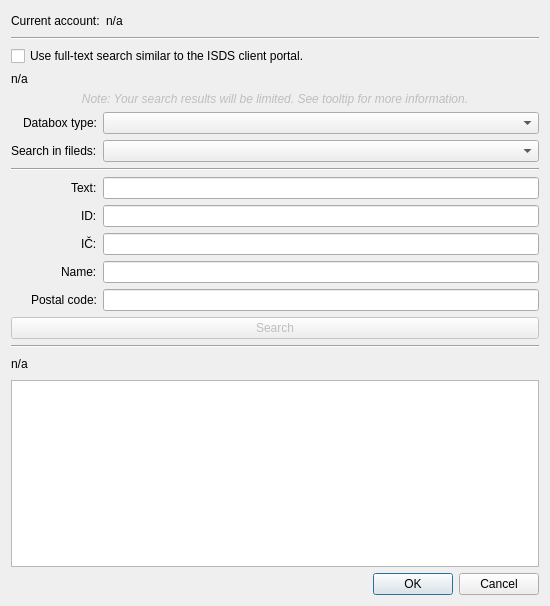
<?xml version="1.0" encoding="UTF-8"?>
<ui version="4.0">
 <class>DsSearch</class>
 <widget class="QDialog" name="DsSearch">
  <property name="geometry">
   <rect>
    <x>0</x>
    <y>0</y>
    <width>550</width>
    <height>606</height>
   </rect>
  </property>
  <property name="windowTitle">
   <string>Search recipient</string>
  </property>
  <property name="windowIcon">
   <iconset resource="../../../res/resources.qrc">
    <normaloff>:/icons/3party/plus_16.png</normaloff>:/icons/3party/plus_16.png</iconset>
  </property>
  <layout class="QVBoxLayout" name="verticalLayout">
   <item>
    <layout class="QHBoxLayout" name="horizontalLayout_2">
     <item>
      <widget class="QLabel" name="labelAccount">
       <property name="text">
        <string>Current account:</string>
       </property>
      </widget>
     </item>
     <item>
      <widget class="QLabel" name="accountInfo">
       <property name="text">
        <string>n/a</string>
       </property>
      </widget>
     </item>
     <item>
      <spacer name="horizontalSpacer">
       <property name="orientation">
        <enum>Qt::Horizontal</enum>
       </property>
       <property name="sizeHint" stdset="0">
        <size>
         <width>40</width>
         <height>20</height>
        </size>
       </property>
      </spacer>
     </item>
    </layout>
   </item>
   <item>
    <widget class="Line" name="line_3">
     <property name="orientation">
      <enum>Qt::Horizontal</enum>
     </property>
    </widget>
   </item>
   <item>
    <layout class="QVBoxLayout" name="verticalLayout_2">
     <item>
      <widget class="QCheckBox" name="useFulltextCheckBox">
       <property name="text">
        <string>Use full-text search similar to the ISDS client portal.</string>
       </property>
      </widget>
     </item>
     <item>
      <widget class="QLabel" name="labelSearchDescr">
       <property name="text">
        <string>n/a</string>
       </property>
      </widget>
     </item>
     <item>
      <widget class="QLabel" name="labelSearchInfo">
       <property name="enabled">
        <bool>false</bool>
       </property>
       <property name="font">
        <font>
         <italic>true</italic>
        </font>
       </property>
       <property name="toolTip">
        <string>Your account is not of type OVM or ne-OVM. You have Post Data Messages activated.
This means you can only search for accounts of type OVM and accounts
that have Post Data Messages delivery activated.
Because of this limitation the results of your current search might not 
contain all otherwise matching databoxes.</string>
       </property>
       <property name="text">
        <string>Note: Your search results will be limited. See tooltip for more information.</string>
       </property>
       <property name="alignment">
        <set>Qt::AlignCenter</set>
       </property>
      </widget>
     </item>
    </layout>
   </item>
   <item>
    <layout class="QFormLayout" name="formLayout">
     <property name="fieldGrowthPolicy">
      <enum>QFormLayout::AllNonFixedFieldsGrow</enum>
     </property>
     <property name="labelAlignment">
      <set>Qt::AlignRight|Qt::AlignTrailing|Qt::AlignVCenter</set>
     </property>
     <item row="0" column="0">
      <widget class="QLabel" name="dataBoxTypeLabel">
       <property name="text">
        <string>Databox type:</string>
       </property>
      </widget>
     </item>
     <item row="0" column="1">
      <widget class="QComboBox" name="dataBoxTypeCBox"/>
     </item>
     <item row="1" column="0">
      <widget class="QLabel" name="fulltextTargetLabel">
       <property name="text">
        <string>Search in fileds:</string>
       </property>
      </widget>
     </item>
     <item row="1" column="1">
      <widget class="QComboBox" name="fulltextTargetCBox"/>
     </item>
     <item row="2" column="0" colspan="2">
      <widget class="Line" name="line">
       <property name="orientation">
        <enum>Qt::Horizontal</enum>
       </property>
      </widget>
     </item>
     <item row="3" column="0">
      <widget class="QLabel" name="textLineLabel">
       <property name="text">
        <string>Text:</string>
       </property>
      </widget>
     </item>
     <item row="3" column="1">
      <widget class="QLineEdit" name="textLineEdit"/>
     </item>
     <item row="4" column="0">
      <widget class="QLabel" name="iDLineLabel">
       <property name="text">
        <string>ID:</string>
       </property>
      </widget>
     </item>
     <item row="4" column="1">
      <widget class="QLineEdit" name="iDLineEdit"/>
     </item>
     <item row="5" column="0">
      <widget class="QLabel" name="iCLineLabel">
       <property name="text">
        <string>IČ:</string>
       </property>
      </widget>
     </item>
     <item row="5" column="1">
      <widget class="QLineEdit" name="iCLineEdit"/>
     </item>
     <item row="6" column="0">
      <widget class="QLabel" name="nameLineLabel">
       <property name="text">
        <string>Name:</string>
       </property>
      </widget>
     </item>
     <item row="6" column="1">
      <widget class="QLineEdit" name="nameLineEdit"/>
     </item>
     <item row="7" column="0">
      <widget class="QLabel" name="pscLineLabel">
       <property name="text">
        <string>Postal code:</string>
       </property>
      </widget>
     </item>
     <item row="7" column="1">
      <widget class="QLineEdit" name="pscLineEdit"/>
     </item>
    </layout>
   </item>
   <item>
    <widget class="QPushButton" name="searchPushButton">
     <property name="enabled">
      <bool>false</bool>
     </property>
     <property name="text">
      <string>Search</string>
     </property>
     <property name="icon">
      <iconset resource="../../../res/resources.qrc">
       <normaloff>:/icons/3party/search_16.png</normaloff>:/icons/3party/search_16.png</iconset>
     </property>
    </widget>
   </item>
   <item>
    <widget class="Line" name="line_2">
     <property name="orientation">
      <enum>Qt::Horizontal</enum>
     </property>
    </widget>
   </item>
   <item>
    <layout class="QHBoxLayout" name="horizontalLayout">
     <item>
      <widget class="QLabel" name="searchResultText">
       <property name="text">
        <string>n/a</string>
       </property>
      </widget>
     </item>
     <item>
      <spacer name="horizontalSpacer_2">
       <property name="orientation">
        <enum>Qt::Horizontal</enum>
       </property>
       <property name="sizeHint" stdset="0">
        <size>
         <width>40</width>
         <height>20</height>
        </size>
       </property>
      </spacer>
     </item>
    </layout>
   </item>
   <item>
    <widget class="LoweredTableView" name="contactTableView">
     <property name="showGrid">
      <bool>false</bool>
     </property>
     <property name="wordWrap">
      <bool>false</bool>
     </property>
     <attribute name="horizontalHeaderHighlightSections">
      <bool>false</bool>
     </attribute>
     <attribute name="horizontalHeaderStretchLastSection">
      <bool>true</bool>
     </attribute>
     <attribute name="verticalHeaderVisible">
      <bool>false</bool>
     </attribute>
     <attribute name="verticalHeaderHighlightSections">
      <bool>false</bool>
     </attribute>
    </widget>
   </item>
   <item>
    <widget class="QDialogButtonBox" name="buttonBox">
     <property name="orientation">
      <enum>Qt::Horizontal</enum>
     </property>
     <property name="standardButtons">
      <set>QDialogButtonBox::Cancel|QDialogButtonBox::Ok</set>
     </property>
    </widget>
   </item>
  </layout>
 </widget>
 <customwidgets>
  <customwidget>
   <class>LoweredTableView</class>
   <extends>QTableView</extends>
   <header>lowered_table_view.h</header>
  </customwidget>
 </customwidgets>
 <resources>
  <include location="../../../res/resources.qrc"/>
 </resources>
 <connections>
  <connection>
   <sender>buttonBox</sender>
   <signal>accepted()</signal>
   <receiver>DsSearch</receiver>
   <slot>accept()</slot>
   <hints>
    <hint type="sourcelabel">
     <x>248</x>
     <y>254</y>
    </hint>
    <hint type="destinationlabel">
     <x>157</x>
     <y>274</y>
    </hint>
   </hints>
  </connection>
  <connection>
   <sender>buttonBox</sender>
   <signal>rejected()</signal>
   <receiver>DsSearch</receiver>
   <slot>reject()</slot>
   <hints>
    <hint type="sourcelabel">
     <x>316</x>
     <y>260</y>
    </hint>
    <hint type="destinationlabel">
     <x>286</x>
     <y>274</y>
    </hint>
   </hints>
  </connection>
 </connections>
</ui>
